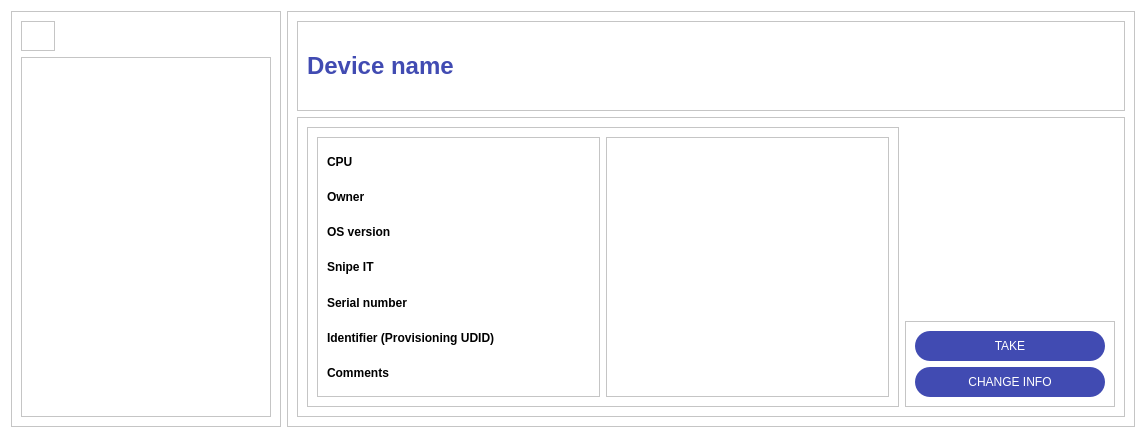
<?xml version="1.0" encoding="UTF-8"?>
<ui version="4.0">
    <class>Dialog</class>
    <widget class="QDialog" name="Dialog">
        <property name="geometry">
            <rect>
                <x>0</x>
                <y>0</y>
                <width>1146</width>
                <height>438</height>
            </rect>
        </property>
        <property name="windowTitle">
            <string>Dialog</string>
        </property>
        <property name="styleSheet">
            <string notr="true">background-color: white</string>
        </property>
        <layout class="QHBoxLayout" name="horizontalLayout">
            <item>
                <widget class="QFrame" name="image_frame">
                    <property name="sizePolicy">
                        <sizepolicy hsizetype="Fixed" vsizetype="Preferred">
                            <horstretch>0</horstretch>
                            <verstretch>0</verstretch>
                        </sizepolicy>
                    </property>
                    <property name="minimumSize">
                        <size>
                            <width>270</width>
                            <height>411</height>
                        </size>
                    </property>
                    <property name="frameShape">
                        <enum>QFrame::StyledPanel</enum>
                    </property>
                    <property name="frameShadow">
                        <enum>QFrame::Raised</enum>
                    </property>
                    <layout class="QVBoxLayout" name="verticalLayout_6">
                        <item alignment="Qt::AlignLeft">
                            <widget class="QFrame" name="frame">
                                <property name="sizePolicy">
                                    <sizepolicy hsizetype="Preferred" vsizetype="Minimum">
                                        <horstretch>0</horstretch>
                                        <verstretch>0</verstretch>
                                    </sizepolicy>
                                </property>
                                <property name="minimumSize">
                                    <size>
                                        <width>30</width>
                                        <height>30</height>
                                    </size>
                                </property>
                                <property name="frameShape">
                                    <enum>QFrame::StyledPanel</enum>
                                </property>
                                <property name="frameShadow">
                                    <enum>QFrame::Raised</enum>
                                </property>
                                <layout class="QHBoxLayout" name="horizontalLayout_4">
                                    <property name="leftMargin">
                                        <number>0</number>
                                    </property>
                                    <property name="topMargin">
                                        <number>0</number>
                                    </property>
                                    <property name="rightMargin">
                                        <number>0</number>
                                    </property>
                                    <property name="bottomMargin">
                                        <number>0</number>
                                    </property>
                                    <item>
                                        <widget class="QPushButton" name="back_button">
                                            <property name="cursor">
                                                <cursorShape>PointingHandCursor</cursorShape>
                                            </property>
                                            <property name="styleSheet">
                                                <string notr="true">color: white; border: none</string>
                                            </property>
                                            <property name="text">
                                                <string/>
                                            </property>
                                            <property name="icon">
                                                <iconset resource="icons/icons.qrc">
                                                    <normaloff>:/arrow-left.svg</normaloff>:/arrow-left.svg
                                                </iconset>
                                            </property>
                                        </widget>
                                    </item>
                                </layout>
                            </widget>
                        </item>
                        <item>
                            <widget class="QFrame" name="frame_5">
                                <property name="sizePolicy">
                                    <sizepolicy hsizetype="Preferred" vsizetype="Expanding">
                                        <horstretch>0</horstretch>
                                        <verstretch>0</verstretch>
                                    </sizepolicy>
                                </property>
                                <property name="frameShape">
                                    <enum>QFrame::StyledPanel</enum>
                                </property>
                                <property name="frameShadow">
                                    <enum>QFrame::Raised</enum>
                                </property>
                            </widget>
                        </item>
                    </layout>
                </widget>
            </item>
            <item>
                <widget class="QFrame" name="frame_2">
                    <property name="frameShape">
                        <enum>QFrame::StyledPanel</enum>
                    </property>
                    <property name="frameShadow">
                        <enum>QFrame::Raised</enum>
                    </property>
                    <layout class="QVBoxLayout" name="verticalLayout">
                        <item>
                            <widget class="QFrame" name="title_frame">
                                <property name="sizePolicy">
                                    <sizepolicy hsizetype="Preferred" vsizetype="Fixed">
                                        <horstretch>0</horstretch>
                                        <verstretch>0</verstretch>
                                    </sizepolicy>
                                </property>
                                <property name="minimumSize">
                                    <size>
                                        <width>0</width>
                                        <height>90</height>
                                    </size>
                                </property>
                                <property name="frameShape">
                                    <enum>QFrame::StyledPanel</enum>
                                </property>
                                <property name="frameShadow">
                                    <enum>QFrame::Raised</enum>
                                </property>
                                <layout class="QVBoxLayout" name="verticalLayout_3">
                                    <item>
                                        <widget class="QLabel" name="device_name">
                                            <property name="font">
                                                <font>
                                                    <pointsize>18</pointsize>
                                                    <weight>75</weight>
                                                    <bold>true</bold>
                                                </font>
                                            </property>
                                            <property name="styleSheet">
                                                <string notr="true">color: #414BB2</string>
                                            </property>
                                            <property name="text">
                                                <string>Device name</string>
                                            </property>
                                        </widget>
                                    </item>
                                </layout>
                            </widget>
                        </item>
                        <item>
                            <widget class="QFrame" name="frame_4">
                                <property name="frameShape">
                                    <enum>QFrame::StyledPanel</enum>
                                </property>
                                <property name="frameShadow">
                                    <enum>QFrame::Raised</enum>
                                </property>
                                <layout class="QHBoxLayout" name="horizontalLayout_2">
                                    <item>
                                        <widget class="QFrame" name="frame_3">
                                            <property name="frameShape">
                                                <enum>QFrame::StyledPanel</enum>
                                            </property>
                                            <property name="frameShadow">
                                                <enum>QFrame::Raised</enum>
                                            </property>
                                            <layout class="QHBoxLayout" name="horizontalLayout_3">
                                                <item>
                                                    <widget class="QFrame" name="names_container">
                                                        <property name="styleSheet">
                                                            <string notr="true">font-weight: bold</string>
                                                        </property>
                                                        <property name="frameShape">
                                                            <enum>QFrame::StyledPanel</enum>
                                                        </property>
                                                        <property name="frameShadow">
                                                            <enum>QFrame::Raised</enum>
                                                        </property>
                                                        <layout class="QVBoxLayout" name="verticalLayout_4">
                                                            <item>
                                                                <widget class="QLabel" name="cpu_label">
                                                                    <property name="text">
                                                                        <string>CPU</string>
                                                                    </property>
                                                                </widget>
                                                            </item>
                                                            <item>
                                                                <widget class="QLabel" name="owner_label">
                                                                    <property name="text">
                                                                        <string>Owner</string>
                                                                    </property>
                                                                </widget>
                                                            </item>
                                                            <item>
                                                                <widget class="QLabel" name="os_version_label">
                                                                    <property name="text">
                                                                        <string>OS version</string>
                                                                    </property>
                                                                </widget>
                                                            </item>
                                                            <item>
                                                                <widget class="QLabel" name="snipe_it_label">
                                                                    <property name="text">
                                                                        <string>Snipe IT</string>
                                                                    </property>
                                                                </widget>
                                                            </item>
                                                            <item>
                                                                <widget class="QLabel" name="serial_number_label">
                                                                    <property name="text">
                                                                        <string>Serial number</string>
                                                                    </property>
                                                                </widget>
                                                            </item>
                                                            <item>
                                                                <widget class="QLabel" name="identifyer_label">
                                                                    <property name="text">
                                                                        <string>Identifier (Provisioning UDID)</string>
                                                                    </property>
                                                                </widget>
                                                            </item>
                                                            <item>
                                                                <widget class="QLabel" name="comments_label">
                                                                    <property name="text">
                                                                        <string>Comments</string>
                                                                    </property>
                                                                </widget>
                                                            </item>
                                                        </layout>
                                                    </widget>
                                                </item>
                                                <item>
                                                    <widget class="QFrame" name="values_container">
                                                        <property name="styleSheet">
                                                            <string notr="true">font-weight: bold</string>
                                                        </property>
                                                        <property name="frameShape">
                                                            <enum>QFrame::StyledPanel</enum>
                                                        </property>
                                                        <property name="frameShadow">
                                                            <enum>QFrame::Raised</enum>
                                                        </property>
                                                        <layout class="QVBoxLayout" name="verticalLayout_5">
                                                            <item>
                                                                <widget class="QLabel" name="cpu">
                                                                    <property name="text">
                                                                        <string/>
                                                                    </property>
                                                                </widget>
                                                            </item>
                                                            <item>
                                                                <widget class="QLabel" name="owner">
                                                                    <property name="text">
                                                                        <string/>
                                                                    </property>
                                                                </widget>
                                                            </item>
                                                            <item>
                                                                <widget class="QLabel" name="os_version">
                                                                    <property name="text">
                                                                        <string/>
                                                                    </property>
                                                                </widget>
                                                            </item>
                                                            <item>
                                                                <widget class="QLabel" name="snipe_it">
                                                                    <property name="text">
                                                                        <string/>
                                                                    </property>
                                                                </widget>
                                                            </item>
                                                            <item>
                                                                <widget class="QLabel" name="serial_number">
                                                                    <property name="text">
                                                                        <string/>
                                                                    </property>
                                                                </widget>
                                                            </item>
                                                            <item>
                                                                <widget class="QLabel" name="identifier">
                                                                    <property name="text">
                                                                        <string/>
                                                                    </property>
                                                                </widget>
                                                            </item>
                                                            <item>
                                                                <widget class="QLabel" name="comments">
                                                                    <property name="text">
                                                                        <string/>
                                                                    </property>
                                                                </widget>
                                                            </item>
                                                        </layout>
                                                    </widget>
                                                </item>
                                            </layout>
                                        </widget>
                                    </item>
                                    <item alignment="Qt::AlignBottom">
                                        <widget class="QFrame" name="buttons">
                                            <property name="sizePolicy">
                                                <sizepolicy hsizetype="Fixed" vsizetype="Preferred">
                                                    <horstretch>0</horstretch>
                                                    <verstretch>0</verstretch>
                                                </sizepolicy>
                                            </property>
                                            <property name="minimumSize">
                                                <size>
                                                    <width>210</width>
                                                    <height>0</height>
                                                </size>
                                            </property>
                                            <property name="styleSheet">
                                                <string notr="true">
                                                </string>
                                            </property>
                                            <property name="frameShape">
                                                <enum>QFrame::StyledPanel</enum>
                                            </property>
                                            <property name="frameShadow">
                                                <enum>QFrame::Raised</enum>
                                            </property>
                                            <layout class="QVBoxLayout" name="verticalLayout_2">
                                                <item>
                                                    <widget class="QPushButton" name="take_device_button">
                                                        <property name="minimumSize">
                                                            <size>
                                                                <width>0</width>
                                                                <height>30</height>
                                                            </size>
                                                        </property>
                                                        <property name="cursor">
                                                            <cursorShape>PointingHandCursor</cursorShape>
                                                        </property>
                                                        <property name="styleSheet">
                                                            <string notr="true">border-radius : 15; border: 2 px solid
                                                                black;
                                                                background-color :
                                                                #414BB2; color: white
                                                            </string>
                                                        </property>
                                                        <property name="text">
                                                            <string>TAKE</string>
                                                        </property>
                                                    </widget>
                                                </item>
                                                <item>
                                                    <widget class="QPushButton" name="change_info_button">
                                                        <property name="minimumSize">
                                                            <size>
                                                                <width>0</width>
                                                                <height>30</height>
                                                            </size>
                                                        </property>
                                                        <property name="cursor">
                                                            <cursorShape>PointingHandCursor</cursorShape>
                                                        </property>
                                                        <property name="styleSheet">
                                                            <string notr="true">border-radius : 15; border: 2 px solid
                                                                black;
                                                                background-color :
                                                                #414BB2; color: white
                                                            </string>
                                                        </property>
                                                        <property name="text">
                                                            <string>CHANGE INFO</string>
                                                        </property>
                                                    </widget>
                                                </item>
                                            </layout>
                                        </widget>
                                    </item>
                                </layout>
                            </widget>
                        </item>
                    </layout>
                </widget>
            </item>
        </layout>
    </widget>
    <resources>
        <include location="icons/icons.qrc"/>
    </resources>
    <connections/>
</ui>
